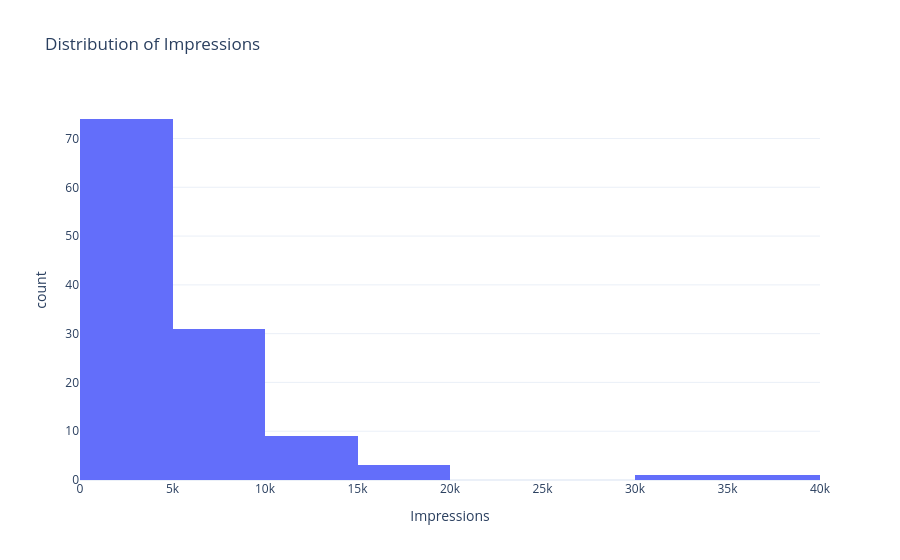

Notebook code for this chart:
### Markdown cell above
### 6. look at the distribution of the Impressions

### Code cell
fig = px.histogram(data, 
                   x='Impressions', 
                   nbins=10, 
                   title='Distribution of Impressions')
fig.show()

### Figure 1 — Plotly figure (JSON) as saved in the notebook; plotly's stock layout.template omitted (floating-point values rounded to 4 significant figures)
{"data": [{"alignmentgroup": "True", "bingroup": "x", "hovertemplate": "Impressions=%{x}<br>count=%{y}<extra></extra>", "legendgroup": "", "marker": {"color": "#636efa", "pattern": {"shape": ""}}, "name": "", "nbinsx": 10, "offsetgroup": "", "orientation": "v", "showlegend": false, "type": "histogram", "x": [3920, 5394, 4021, 4528, 2518, 3884, 2621, 3541, 3749, 4115, 2218, 3234, 4344, 3216, 9453, 5055, 4002, 3169, 6168, 2407, 2064, 3973, 7281, 3052, 4628, 4082, 5394, 2766, 3924, 3015, 6666, 3854, 4355, 4343, 6108, 2523, 2327, 3990, 2191, 1941, 16062, 4998, 4289, 3880, 3786, 4298, 3630, 2826, 7407, 10386, 2998, 7018, 2941, 6432, 10667, 3988, 4978, 3388, 4467, 3246, 5072, 6339, 4239, 3454, 7571, 3333, 3818, 10933, 5058, 3601, 3480, 3525, 3606, 5542, 6559, 3623, 10493, 4446, 2957, 5538, 4681, 5273, 5055, 4002, 3169, 6168, 2407, 3630, 2826, 7407, 10386, 2998, 3052, 4628, 4082, 5394, 2766, 3924, 3015, 5409, 5323, 8001, 4150, 4609, 6348, 11068, 7231, 17396, 6814, 17713, 5563, 4842, 11149, 10206, 13700, 5731, 4139, 32695, 36919], "xaxis": "x", "yaxis": "y"}], "layout": {"barmode": "relative", "legend": {"tracegroupgap": 0}, "title": {"text": "Distribution of Impressions"}, "xaxis": {"anchor": "y", "domain": [0, 1], "title": {"text": "Impressions"}}, "yaxis": {"anchor": "x", "domain": [0, 1], "title": {"text": "count"}}}}
